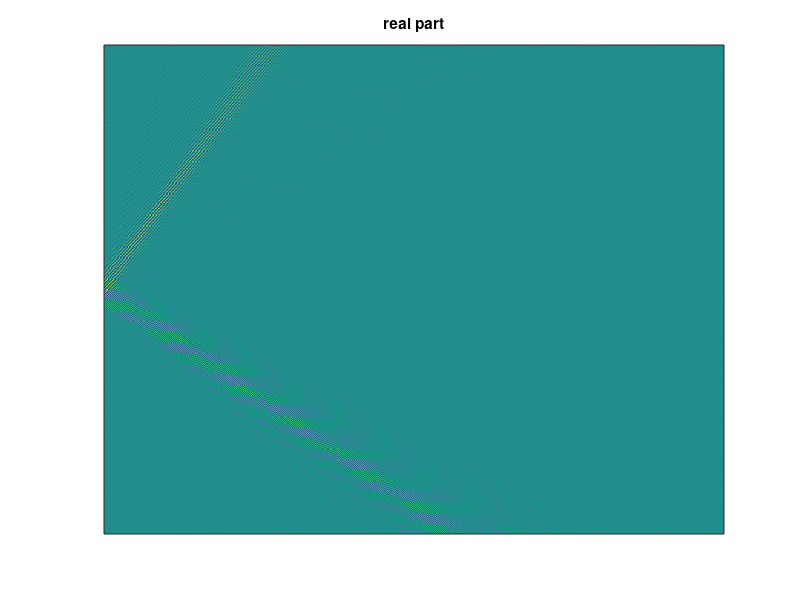
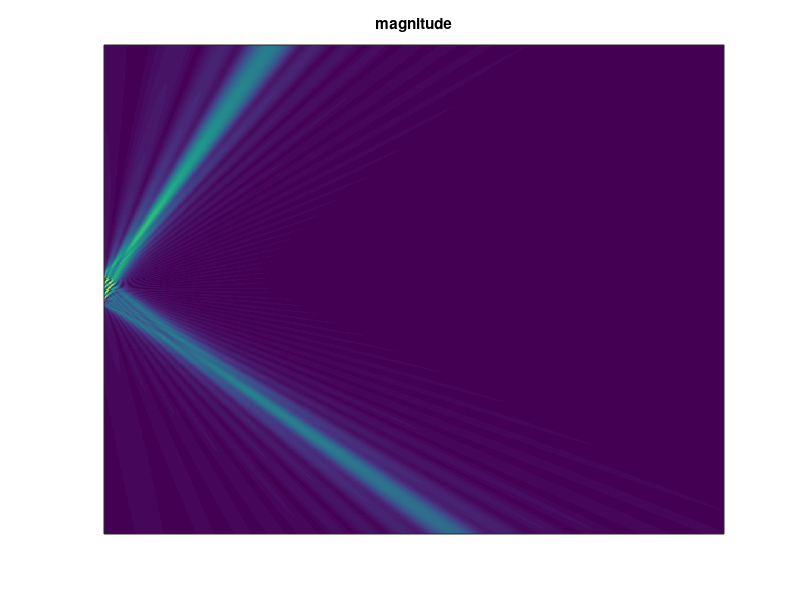

The MATLAB source for these figures, in order:
%=========================================================================
%                                                                     
%       BIOMEDICAL IMAGING
%       ULTRASOUND 2
%
%=========================================================================

%=========================================================================
%	PHASED ARRAY
%=========================================================================

function [] = PHASED_ARRAY_3()

    clear all; close all; 
    
    fprintf ( '-----------------------------------------\n' );  
    fprintf ( ' PHASED ARRAY                            \n' );  
    fprintf ( '-----------------------------------------\n' );  
    
    
    % Ultrasound specs
    
    f = 1.5E6;                      % frequency [Hz]
    c = 1480;                       % speed of sound in water [m/s]
    k = 2*pi*f/c;                   % wave number [rad/m]
    lambda = c/f;                   % wavelength [m]
    
    
    % Transducer array
    
    % nt = 1;                         % number of transducers
    nt = 40;
    % pitch = 0.5*lambda;             % spacing of transducers
    pitch = 0.65*lambda;
    
    
    % Definition of 2D grid for wave calculation
    
    n = 1024;                       % grid size in each dimension
    x_range = [0,0.4];              % covered range in x [m]
    y_range = [-0.2,0.2];           % covered range in y [m]
    
    x_values = x_range(1)+(x_range(2)-x_range(1))*[0:(n-1)]./(n-1);    % vector of x values on the grid
    y_values = y_range(1)+(y_range(2)-y_range(1))*[0:(n-1)]./(n-1);    % vector of y values on the grid
    
    [x,y] = meshgrid(x_values,y_values);    % the grid, given by 2D arrays x,y   
      
    
    % Loop through transducers and sum up their wave contributions
    
    wave = zeros(n,n);                      % container for pressure wave
    
    phase = 0;
    for t = 1:nt  
        
        x0 = -0.001;                        % x coordinate of transducer, 1 mm outside the container 
        y0 = pitch*(t-(nt+1)/2);            % y coordinate of transducer
        
        r = sqrt((x-x0).^2+(y-y0).^2);      % distance from transducer, on the grid
               
        phase = phase + 2.7;                          % phase of transducer input [rad]
        amplitude = 1;                      % relative amplitude of transducer input
                     
        wave = wave + exp(i*(k*r))./sqrt(r) .* amplitude .* exp(i*phase);   % add partial wave to net wave
        
    end

    figure('position',[100 100 800 500])    
    imagesc(real(wave)), title('real part');  
    set(gca, 'XTick', []);
    set(gca, 'YTick', []);
    
    figure('position',[100 100 800 500])
    imagesc(abs(wave)), title('magnitude')
    set(gca, 'XTick', []);
    set(gca, 'YTick', []);    
    
end
    